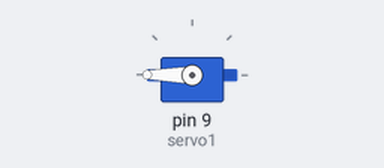
Simulated run of this sketch. Board: Arduino Uno, built with avr-gcc and run on an emulated ATmega328P. Shown: servo.

Above: at 0.05 s.
Timing chart, 0 to 3.0 s (numbered marks = the images above):
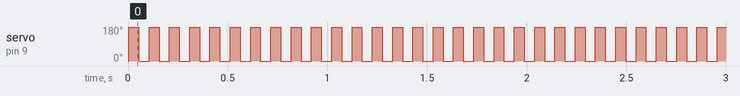

The sketch:

Motor_Control.ino
```cpp
#include <Servo.h>
Servo servo1;
int a = 0;
void setup() {
  // put your setup code here, to run once:
servo1.attach(9);
servo1.write(100);
}

void loop() {
  // put your main code here, to run repeatedly:
servo1.write(a);
a = a + 50;
}
```

Measured:
- by itself, servo on pin 9 (servo1): repeats every 0.10 s: 0° 0.05 s, 180° 0.05 s
